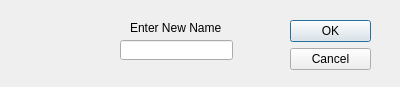
<?xml version="1.0" encoding="UTF-8"?>
<ui version="4.0">
 <class>EditPlayerDialog</class>
 <widget class="QDialog" name="EditPlayerDialog">
  <property name="geometry">
   <rect>
    <x>0</x>
    <y>0</y>
    <width>400</width>
    <height>87</height>
   </rect>
  </property>
  <property name="windowTitle">
   <string>Dialog</string>
  </property>
  <widget class="QDialogButtonBox" name="buttonBox">
   <property name="geometry">
    <rect>
     <x>290</x>
     <y>20</y>
     <width>81</width>
     <height>241</height>
    </rect>
   </property>
   <property name="orientation">
    <enum>Qt::Vertical</enum>
   </property>
   <property name="standardButtons">
    <set>QDialogButtonBox::Cancel|QDialogButtonBox::Ok</set>
   </property>
  </widget>
  <widget class="QLabel" name="label">
   <property name="geometry">
    <rect>
     <x>130</x>
     <y>20</y>
     <width>91</width>
     <height>16</height>
    </rect>
   </property>
   <property name="text">
    <string>Enter New Name</string>
   </property>
  </widget>
  <widget class="QLineEdit" name="lineEdit">
   <property name="geometry">
    <rect>
     <x>120</x>
     <y>40</y>
     <width>113</width>
     <height>20</height>
    </rect>
   </property>
  </widget>
 </widget>
 <resources/>
 <connections>
  <connection>
   <sender>buttonBox</sender>
   <signal>accepted()</signal>
   <receiver>EditPlayerDialog</receiver>
   <slot>accept()</slot>
   <hints>
    <hint type="sourcelabel">
     <x>248</x>
     <y>254</y>
    </hint>
    <hint type="destinationlabel">
     <x>157</x>
     <y>274</y>
    </hint>
   </hints>
  </connection>
  <connection>
   <sender>buttonBox</sender>
   <signal>rejected()</signal>
   <receiver>EditPlayerDialog</receiver>
   <slot>reject()</slot>
   <hints>
    <hint type="sourcelabel">
     <x>316</x>
     <y>260</y>
    </hint>
    <hint type="destinationlabel">
     <x>286</x>
     <y>274</y>
    </hint>
   </hints>
  </connection>
 </connections>
</ui>
